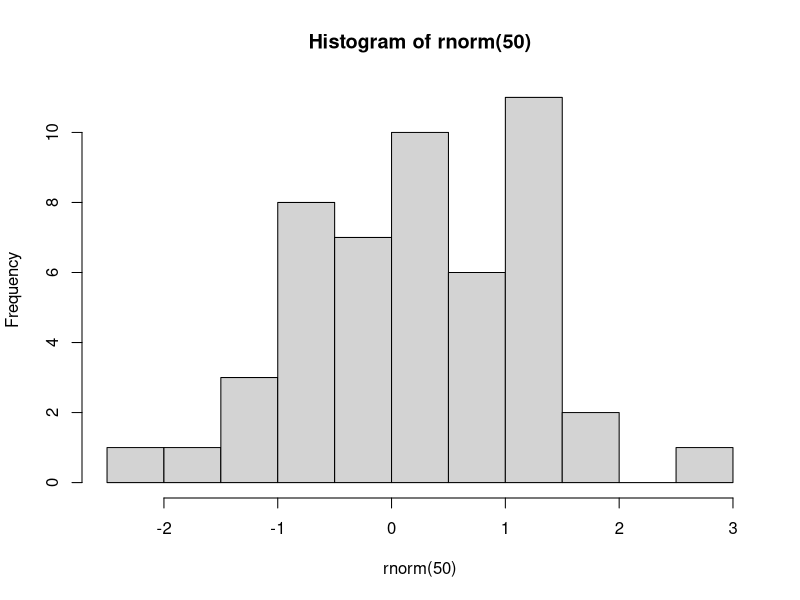
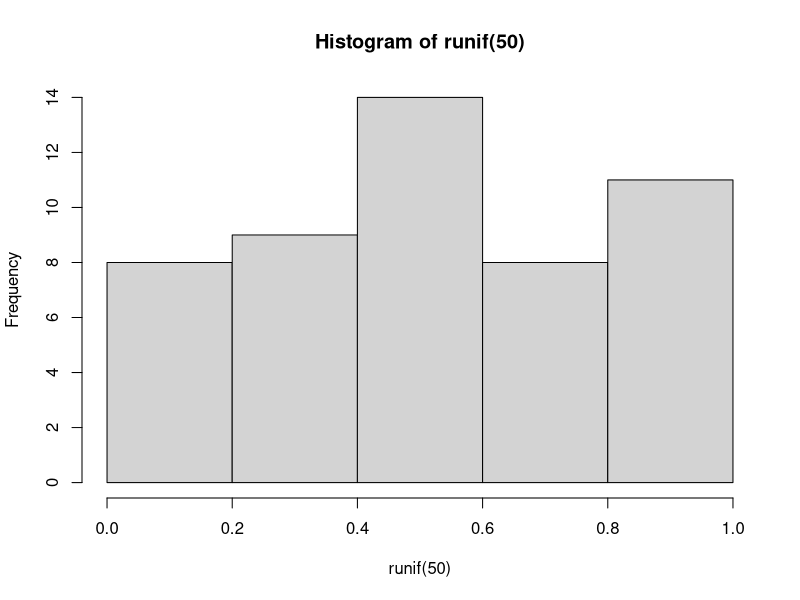

Generate these figures, in order, with R:
# some basics in R

# first some basic objects and operations
x <- 1

y <- 1:10
class(y)

a <- "hello world"
class(a)

z <- x + y

length(z)

c(z, 1, 2, 3)

seq(1, 100, by = 1)

# getting help on a function:
?rnorm

# drawing from a distribution
rnorm(20)
hist(rnorm(50))
hist(runif(50))

# a data.frame is a table where each column can have a different type
my_data_frame <- data.frame(row = 1:2,
                country = c("AUS", "GBR"),
                population = c(25, 67),
                health_system = c("Medicare", "NHS"),
                southern_hemisphere = c(TRUE, FALSE)
                )

############################################################################
# one of the suites of packages useful for data analysis in R is called the tidyverse
install.packages('tidyverse')
library(tidyverse)

# read in some data (pertussis data from WHO (https://apps.who.int/gho/data/node.main.WHS3_43?lang=en))
pertussis <- read_csv("data/pertussis_formatted.csv")

head(pertussis)
nrow(pertussis)
head(pertussis)
unique(pertussis$Country)

# filter a particular country (or exclude a country)

# filter to a particular year or range of years

# select particular columns

# mutate and summarise
